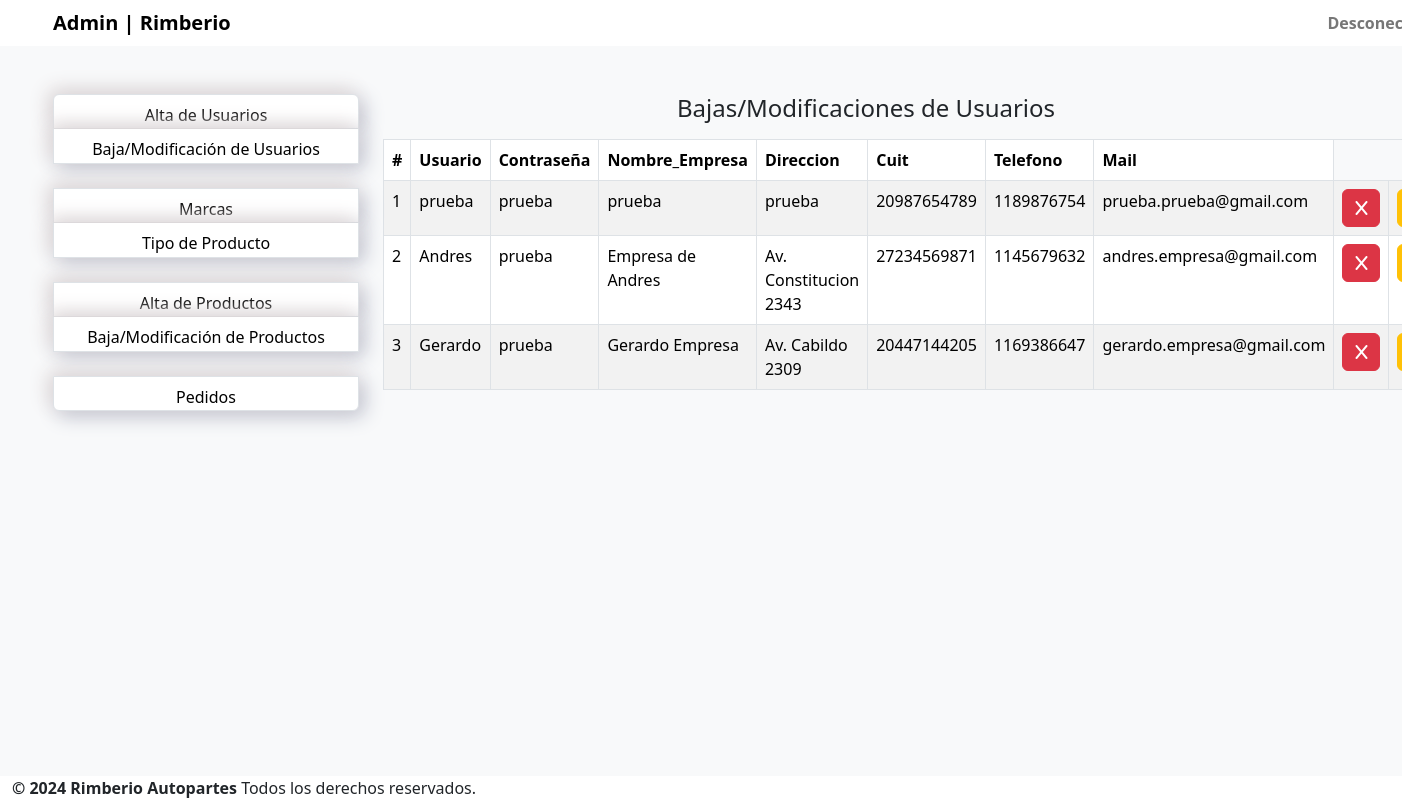
The app's page /esba-master/admin/bajaymodifusuario.php (signed in) with its own data.
### tables this page shows
CREATE TABLE `users` (
  `id` int(11) NOT NULL,
  `usuario` varchar(20) NOT NULL,
  `contrasena` varchar(15) NOT NULL,
  `nombre_empresa` varchar(25) NOT NULL,
  `direccion` varchar(30) NOT NULL,
  `cuit` varchar(11) NOT NULL,
  `telefono` int(10) NOT NULL,
  `mail` varchar(40) NOT NULL
);

### esba-master/admin/bajaymodifusuario.php (the view, shortened to what this page needs)
<?php
    include("includes/configadm.php");
    if(isset($_SESSION['usuario'])) {
?>
<!DOCTYPE html>
<html lang="en">
<head>
    <link rel="stylesheet" href="CSS/styles.css">
    <link href="https://cdn.jsdelivr.net/npm/bootstrap@5.3.3/dist/css/bootstrap.min.css" rel="stylesheet">
  </head>
<body class="bg-body-tertiary">
    <?php include("includes/headeradm.php"); ?>
    <br><br>
    <main>
        <div class="container">
            <div class="row">
                <div class="col-md-3">
                    <?php include("includes/menuadm.php");?>
                    <div class="col-md-9">
                        <div class="mb-3">
                            <h4 class="text-center">Bajas/Modificaciones de Usuarios</h4>
                        </div>
                        <table cellpadding="0" cellspacing="0" border="0" class="datatable-1 table table-bordered table-striped	 display" width="100%">
							<thead>
								<tr>
								    <th>#</th>
									<th> Usuario</th>
									<th>Contraseña </th>
									<th>Nombre_Empresa</th>
									<th>Direccion</th>
									<th>Cuit</th>
									<th>Telefono</th>
                                    <th>Mail</th>
								</tr>
							</thead>
						    <tbody>
                            <?php $query=mysqli_query($conexion,"SELECT * FROM users");
                            while($row=mysqli_fetch_array($query))
                            {
                            ?>
							<tr>
								<td><?php echo htmlentities($row['id']);?></td>
								<td><?php echo htmlentities($row['usuario']);?></td>
								<td><?php echo htmlentities($row['contrasena']);?></td>
								<td> <?php echo htmlentities($row['nombre_empresa']);?></td>
								<td> <?php echo htmlentities($row['direccion']);?></td>
								<td> <?php echo htmlentities($row['cuit']);?></td>
								<td> <?php echo htmlentities($row['telefono']);?></td>
                                <td> <?php echo htmlentities($row['mail']);?></td>
                                <td><a href="includes/validarbajausuario.php?id=<?php echo $row['id']; ?>" class="btn btn-danger"><i class="fas fa-x fa-1x"></i></a></td>
                                <td><a href="modifusuario.php?id=<?php echo $row['id']; ?>" class="btn btn-warning"><i class="fas fa-pencil fa-1x"></i></a></td>
							<?php } ?>
                        </table>
					</div>
				</div>
			</div>
    </main>
    <div class="footer">
		<div class="container-fluid bg-white">
			<b class="copyright">© 2024 Rimberio Autopartes </b> Todos los derechos reservados.
		</div>
	</div>
</body>
</html>
<?php
}else {
    header("Location:index.php");
    exit;
}
?>

### esba-master/admin/CSS/styles.css (style rules this page uses)
body { font-family: sans-serif; margin: 0; }
main { min-height: calc(100vh - 36px - 82px); }
.footer { min-height: 20px; height: 100%; }

### records on screen
users: id "1", usuario "prueba", contrasena "prueba", nombre_empresa "prueba", direccion "prueba", cuit "20987654789", telefono "1189876754", mail "prueba.prueba@gmail.com"
users: id "2", usuario "Andres", contrasena "prueba", nombre_empresa "Empresa de Andres", direccion "Av. Constitucion 2343", cuit "27234569871", telefono "1145679632", mail "andres.empresa@gmail.com"
users: id "3", usuario "Gerardo", contrasena "prueba", nombre_empresa "Gerardo Empresa", direccion "Av. Cabildo 2309", cuit "20447144205", telefono "1169386647", mail "gerardo.empresa@gmail.com"
